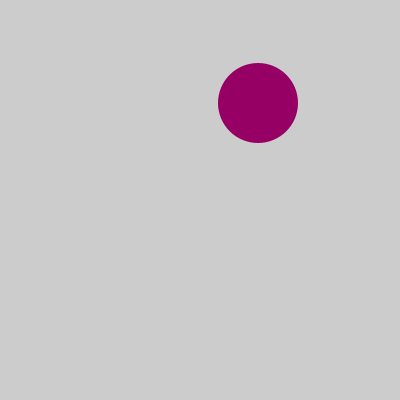
Frame 1 (no input)
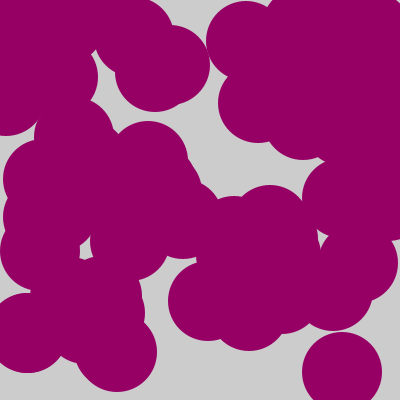
Frame 60 (the mouse pressed at the canvas centre just before this capture)
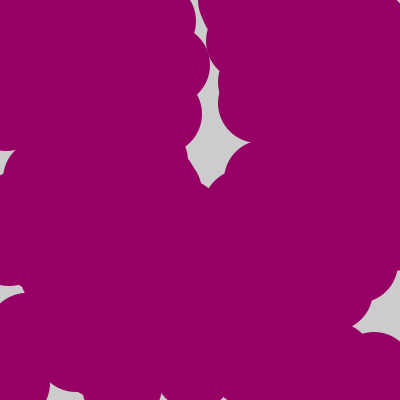
Frame 120 (the mouse held since frame 60 and released just before this capture)

The Processing sketch that drew these frames (run headless with seeded random() and noise(); from frame 60 on, the mouse is pressed at the canvas centre):

// Processing sketch: Excersice_21_1
// ── Excersice_21_1.pde
//Excersice 21. Write a function to draw a shape to the screen multiple times, each at a different position.

void setup () {
size (400,400);
fill (100); 
noStroke(); 

} 

void draw(){ 
frameRate (10); 
int randomX = int(random(400)); 
int randomY = int(random(400)); 
fill (150, 0, 100);
ellipse(randomX,randomY,80,80); 

}
